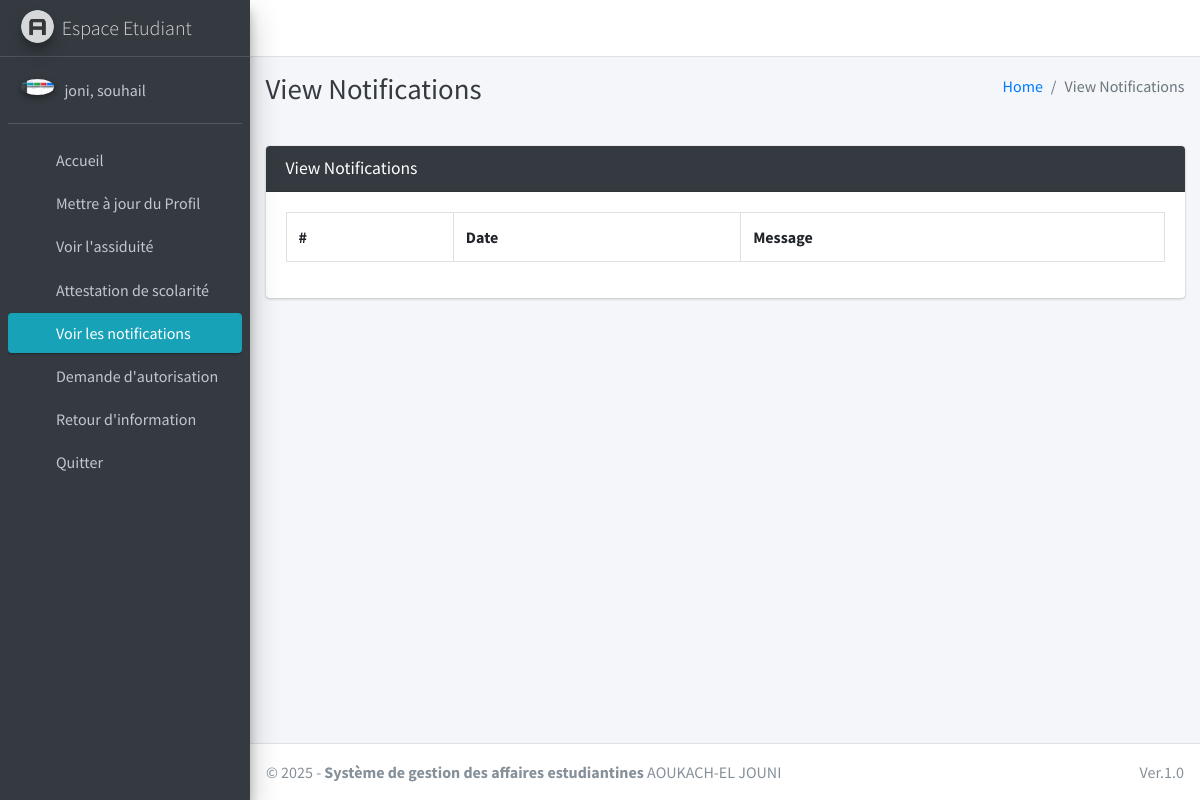
Page /student/view/notification/ (signed in) on the earlier database version.
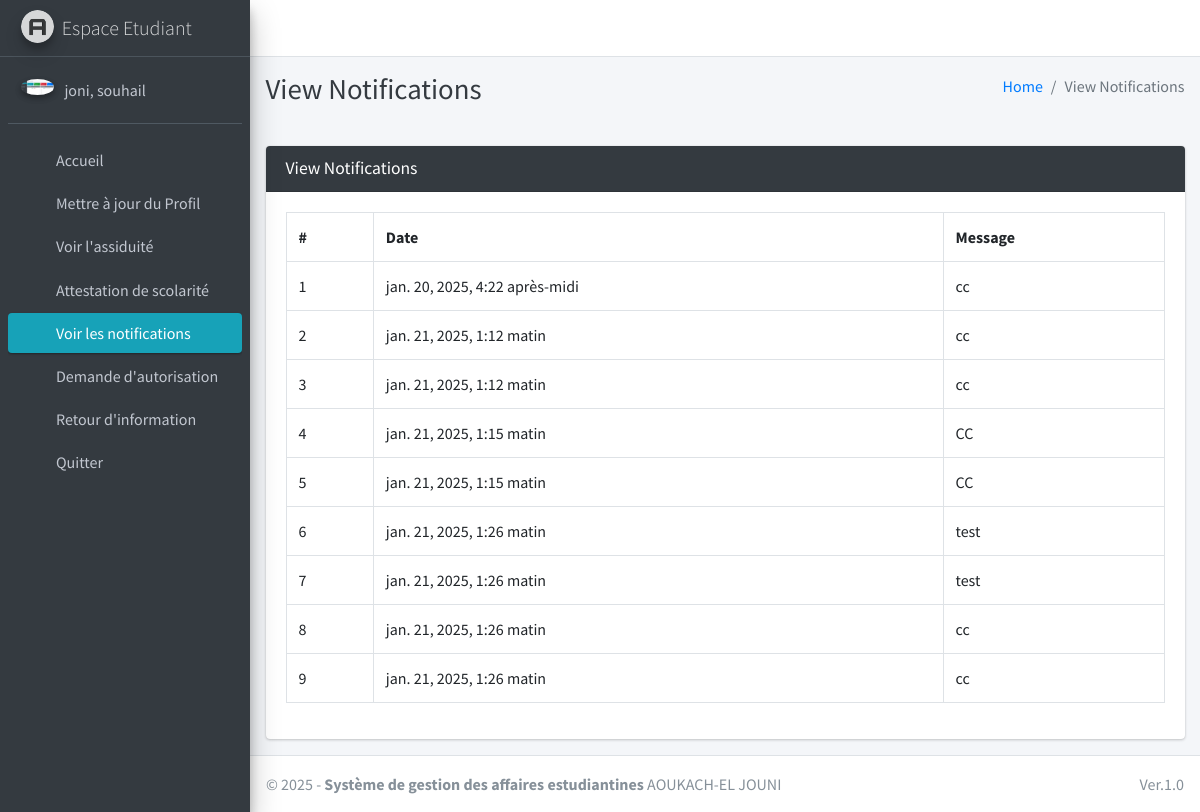
Same page on the later database version.
### main_app/models.py (models this page shows, shortened)
class NotificationStudent(models.Model):
    student = models.ForeignKey(Student, on_delete=models.CASCADE)
    message = models.TextField()
    file = models.FileField(upload_to='notifications/', null=True, blank=True)
    status = models.CharField(
        max_length=20,
        default='pending',
        choices=[
            ('pending', 'En attente'),
            ('success', 'Envoyée'),
            ('failed', 'Échouée')
        ]
    )
    created_at = models.DateTimeField(auto_now_add=True)

### main_app/student_views.py (the view)
# urls.py: path("student/view/notification/", student_views.student_view_notification,
def student_view_notification(request):
    student = get_object_or_404(Student, admin=request.user)
    notifications = NotificationStudent.objects.filter(student=student)
    context = {
        'notifications': notifications,
        'page_title': "View Notifications"
    }
    return render(request, "student_template/student_view_notification.html", context)

### main_app/models.py (called while the page is built)
    def __str__(self):
        return self.last_name + ", " + self.first_name

### main_app/templates/student_template/student_view_notification.html
{% extends 'main_app/base.html' %}
{% load static %}
{% block page_title %}{{page_title}}{% endblock page_title %}
{% block content %}
<section class="content">
    <div class="container-fluid">
        <div class="row">
            <div class="col-md-12">
                <div class="card card-dark">
                    <div class="card-header">
                        <h3 class="card-title">{{page_title}}</h3>
                    </div>
                    <div class="card-body">
                        <div class="form-group table">
              <table class="table table-bordered">
                  <tr>
                      <th>#</th>
                      <th>Date</th>
                      <th>Message</th>
                  </tr>
                  {% for notification in  notifications %}
                    <tr>
                        <td>{{forloop.counter}}</td>
                        <td>{{notification.created_at}}</td>
                        <td>{{notification.message}}</td>
                    </tr>
                  {% endfor %}
              </table>
                        </div>
                    </div>
            </div>
        </div>
    </div>
</section>
{% endblock content %}

Differences in the rows shown:
added NotificationStudent: created_at "jan. 20, 2025, 4:22 après-midi", message "cc"
added NotificationStudent: created_at "jan. 21, 2025, 1:12 matin", message "cc"
added NotificationStudent: created_at "jan. 21, 2025, 1:12 matin", message "cc"
added NotificationStudent: created_at "jan. 21, 2025, 1:15 matin", message "CC"
added NotificationStudent: created_at "jan. 21, 2025, 1:15 matin", message "CC"
added NotificationStudent: created_at "jan. 21, 2025, 1:26 matin", message "test"
added NotificationStudent: created_at "jan. 21, 2025, 1:26 matin", message "test"
added NotificationStudent: created_at "jan. 21, 2025, 1:26 matin", message "cc"
added NotificationStudent: created_at "jan. 21, 2025, 1:26 matin", message "cc"
